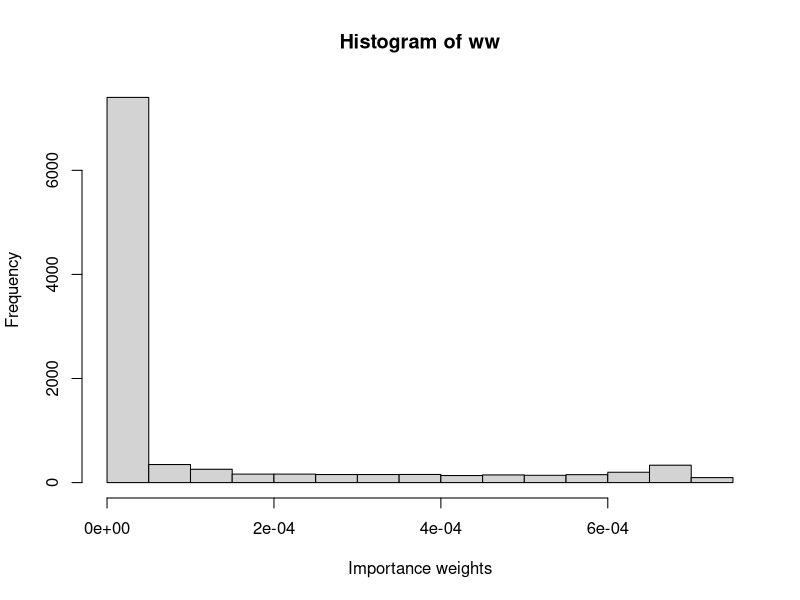
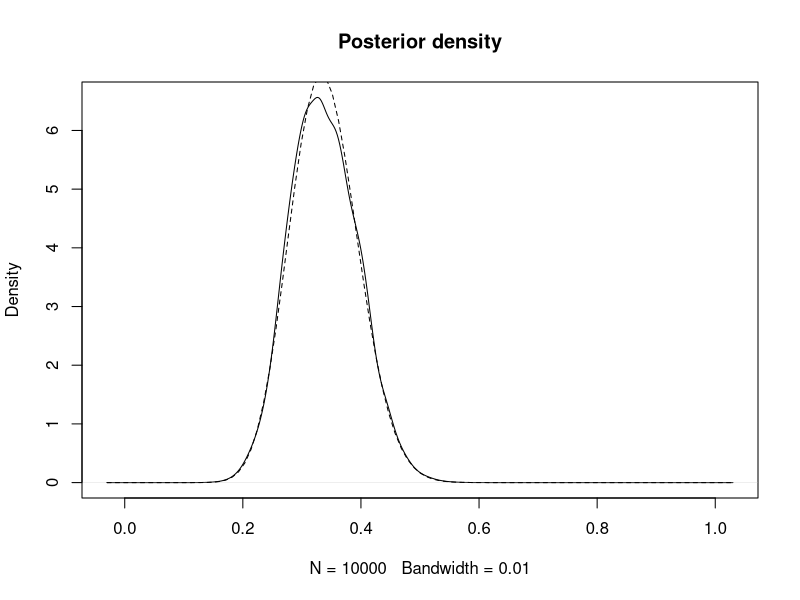
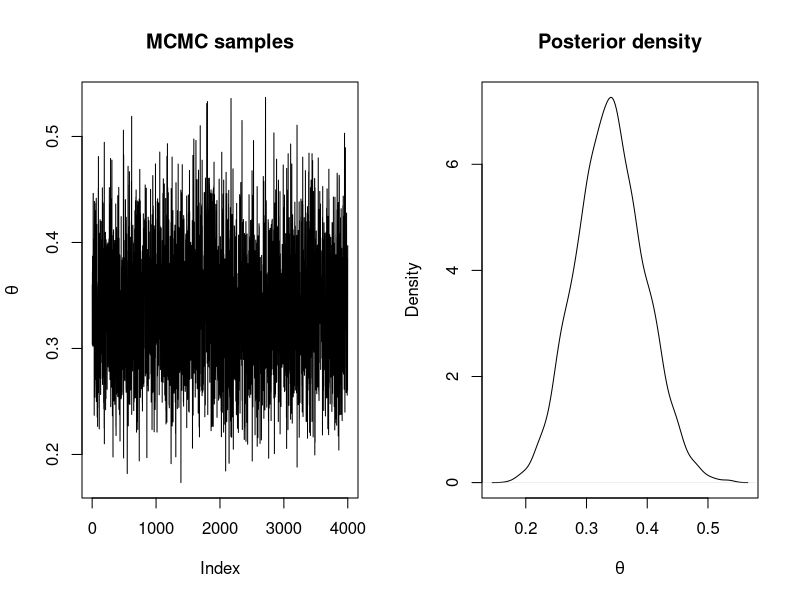
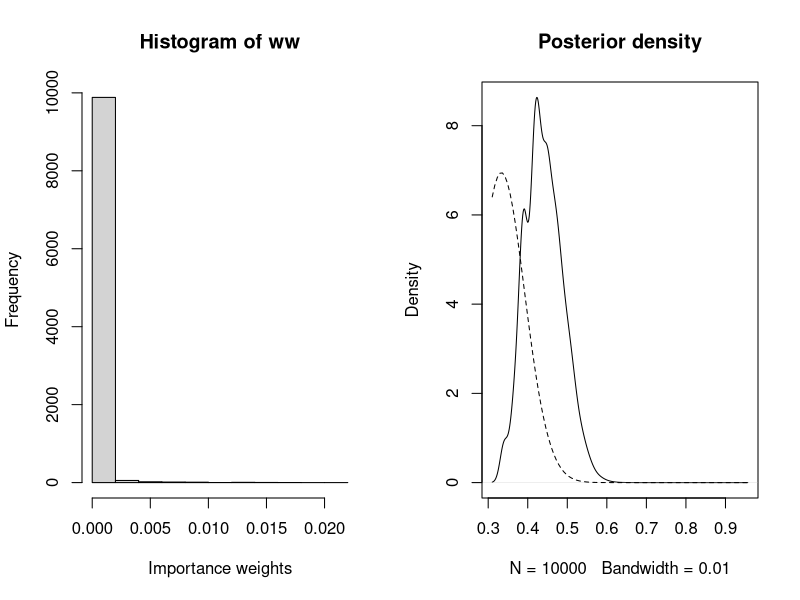
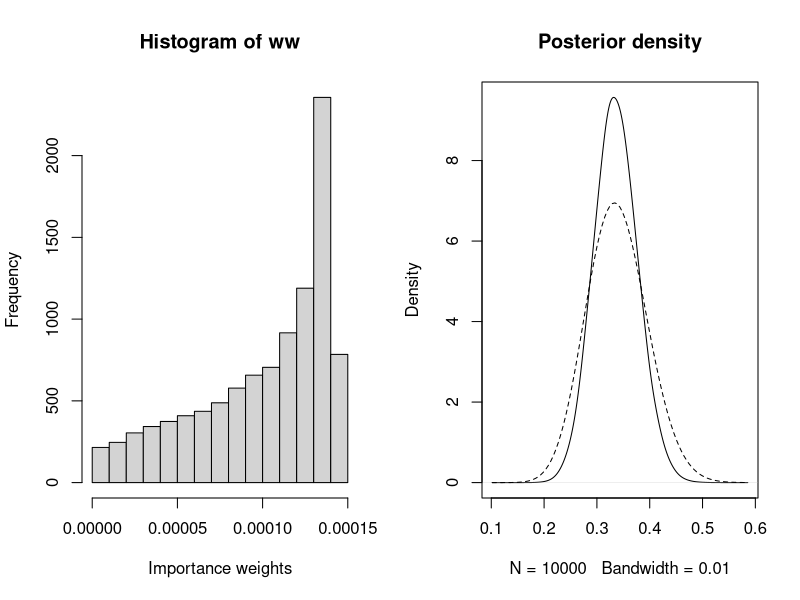
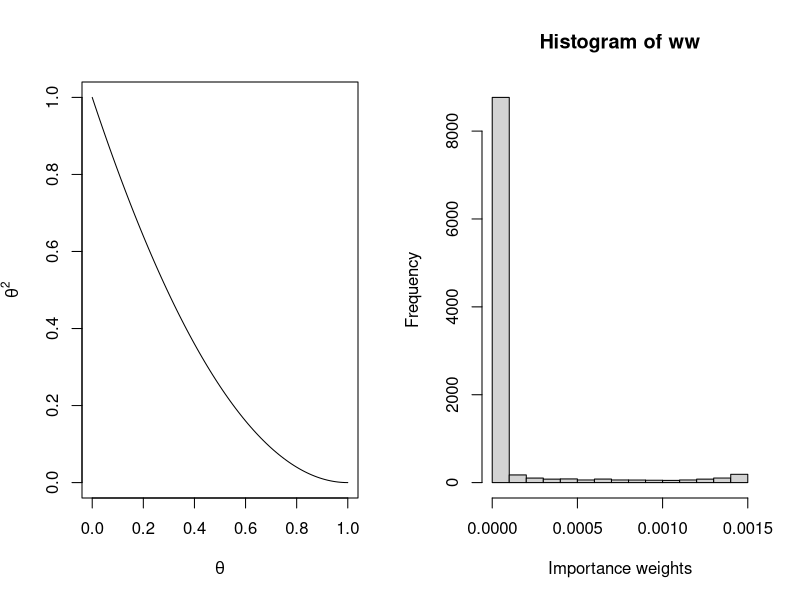
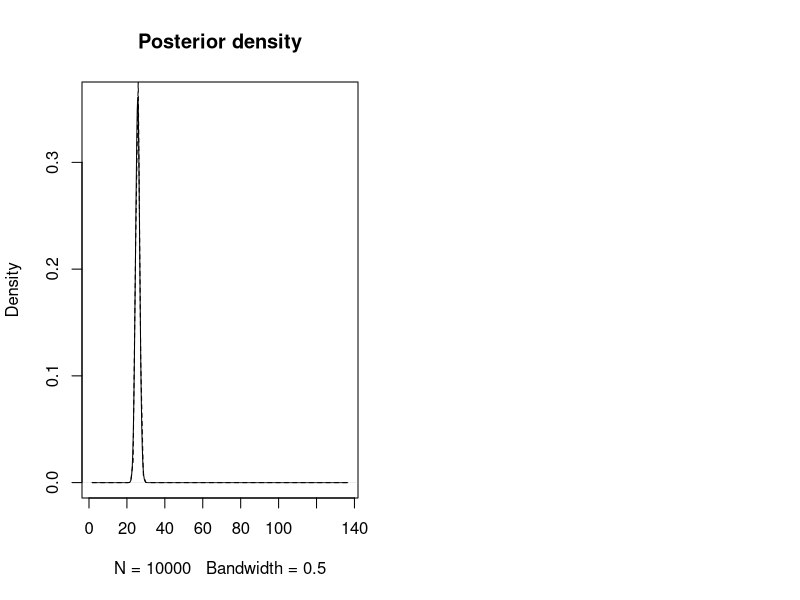
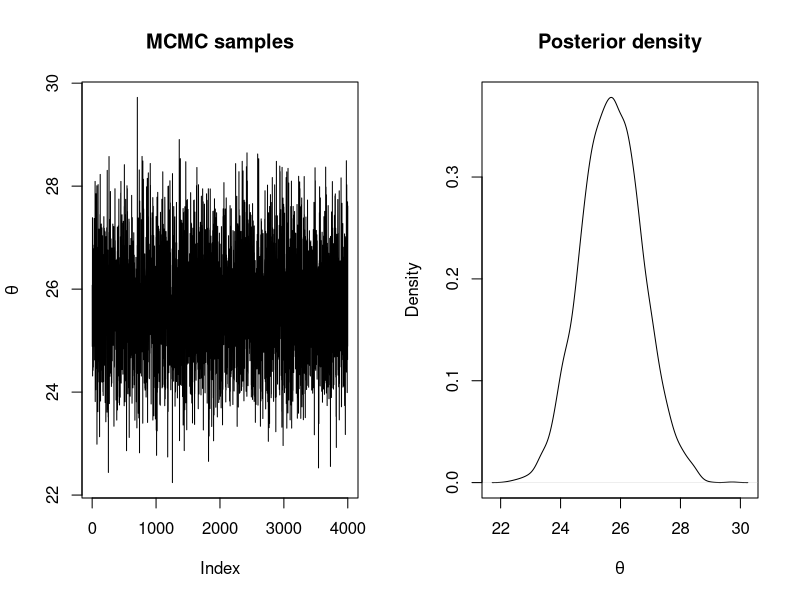

The R source for these figures, in order:
## ---- chunk 1
data <- data.frame(MMs = c(20, 22, 24), red = c(5, 8, 9))
## ---- chunk 2
n_simulations <- 10000
set.seed(12)
theta_sim <- runif(n_simulations)
## ---- chunk 3
# Log-Likelihood (for each value of theta_sim)
loglik_binom <- sapply(theta_sim, function(THETA) {
  sum(dbinom(data$red, data$MMs, THETA, log = TRUE))
})

# Log-weights: log-lik + log-prior - log-sampling_ditr
log_ww <- loglik_binom + dbeta(theta_sim, 1, 1, log = TRUE) - log(1)

# Re-scale weights to sum up to one
log_ww <- log_ww - max(log_ww)
ww <- exp(log_ww)
ww <- ww / sum(ww)

## ---- chunk 4
hist(ww, xlab = "Importance weights")
## ---- chunk 5
# Posterior mean
post_mean <- sum(theta_sim * ww)
post_mean 

# Posterior variance
post_var <- sum(theta_sim^2 * ww)- post_mean^2
post_var
## ---- chunk 6
plot(density(theta_sim, weights = ww, bw = 0.01), main = "Posterior density")
curve(dbeta(x, sum(data$red) + 1, sum(data$MMs) -sum(data$red) + 1), lty = 2, add = TRUE)
## ---- chunk 7
#Proposal distribution: sampling
rq <- function() {
  runif(1)
}

#Proposal distribution: log-density
logdq <- function(x) {
  dunif(x, log = TRUE)
}

#Prior distribution: Beta(1, 1)
logprior <- function(theta) {
  dbeta(theta, 1, 1, log = TRUE)
}

#Log-Likelihood
loglik <- function(y, theta, N) {
   res <- sum(dbinom(y, N, theta, log = TRUE)) 
}
## ---- chunk 8
#Number of iterations
n.iter <- 40500

#Simulations of the parameter
theta <- rep(NA, n.iter)

#Initial value
theta[1] <- 0.5

#Data
y <- data$red
N <- data$MMs

for(i in 2:n.iter) {
  new.theta <- rq()

  #Log-Acceptance probability
  logacc.prob <- loglik(y, new.theta, N) + logprior(new.theta) + logdq(theta[i - 1])
  logacc.prob <- logacc.prob - loglik(y, theta[i - 1], N) - logprior(theta[i - 1]) - 
    logdq(new.theta)
  logacc.prob <- min(0, logacc.prob) # Note that 0 = log(1)

  if(log(runif(1)) < logacc.prob) {
    #Accept
    theta[i] <- new.theta
  } else {
    #Reject
    theta[i] <- theta[i - 1]
  }
}
## ---- chunk 9
#Remove burn-in
theta <- theta[-c(1:500)]

#Thinning
theta <- theta[seq(1, length(theta), by = 10)]

#Summary statistics
summary(theta)

par(mfrow = c(1, 2))
plot(theta, type = "l", main = "MCMC samples", ylab = expression(theta))
plot(density(theta), main = "Posterior density", xlab = expression(theta))
## ---- chunk 10
ESS <- function(ww){
  (sum(ww)^2)/sum(ww^2)
}
ESS(ww)
n_simulations
## ---- chunk 11
n_simulations <- 10000
set.seed(12)
theta_sim <- rbeta(n_simulations,20,10)
loglik_binom <- sapply(theta_sim, function(THETA) {
  sum(dbinom(data$red, data$MMs, THETA, log = TRUE))
})
log_ww <- loglik_binom + dbeta(theta_sim, 1, 1, log = TRUE) - log(1)
log_ww <- log_ww - max(log_ww)
ww <- exp(log_ww)
ww <- ww / sum(ww)
## ---- chunk 12
hist(ww, xlab = "Importance weights")
## ---- chunk 13
post_mean <- sum(theta_sim * ww)
post_mean
post_var <- sum(theta_sim^2 * ww)- post_mean^2
post_var
## ---- chunk 14
plot(density(theta_sim, weights = ww, bw = 0.01), main = "Posterior density")
curve(dbeta(x, sum(data$red) + 1, sum(data$MMs) -sum(data$red) + 1), lty = 2, add = TRUE)
## ---- chunk 15
ESS(ww)
n_simulations
## ---- chunk 16
n_simulations <- 10000
set.seed(12)
theta_sim <- rbeta(n_simulations, sum(data$red) + 1, sum(data$MMs) -sum(data$red) + 1)
loglik_binom <- sapply(theta_sim, function(THETA) {
  sum(dbinom(data$red, data$MMs, THETA, log = TRUE))
})
log_ww <- loglik_binom + dbeta(theta_sim, 1, 1, log = TRUE) - log(1)
log_ww <- log_ww - max(log_ww)
ww <- exp(log_ww)
ww <- ww / sum(ww)
## ---- chunk 17
hist(ww, xlab = "Importance weights")
## ---- chunk 18
post_mean <- sum(theta_sim * ww)
post_mean
post_var <- sum(theta_sim^2 * ww)- post_mean^2
post_var
## ---- chunk 19
plot(density(theta_sim, weights = ww, bw = 0.01), main = "Posterior density")
curve(dbeta(x, sum(data$red) + 1, sum(data$MMs) -sum(data$red) + 1), lty = 2, add = TRUE)
## ---- chunk 20
ESS(ww)
n_simulations
## ---- chunk 21
xx <- seq(0, 1, by = 0.01)
plot(xx, (1 - xx)^2, type = "l", xlab = expression(theta),
  ylab = expression(theta^2))
## ---- chunk 22
data <- data.frame(Us = c(25, 29, 27, 27, 25, 27, 22, 26, 27, 29, 23, 28, 25,
  24, 22, 25, 23, 29, 23, 28, 21, 29, 28, 23, 28))
y <- data$Us
## ---- chunk 23
n_simulations <- 10000
set.seed(1)
theta_sim <- rlnorm(n_simulations, 3, 0.5)
## ---- chunk 24
# Log-Likelihood (for each value of theta_sim)
loglik_pois <- sapply(theta_sim, function(THETA) {
  sum(dpois(data$Us, THETA, log = TRUE))
})

# Log-weights: log-lik + log-prior - log-sampling_distr
log_ww <- loglik_pois + dgamma(theta_sim, 0.01, 0.01, log = TRUE) - dlnorm(theta_sim, 3, 0.5)

# Re-scale weights to sum up to one
log_ww <- log_ww - max(log_ww)
ww <- exp(log_ww)
ww <- ww / sum(ww)

## ---- chunk 25
hist(ww, xlab = "Importance weights")
## ---- chunk 26
# Posterior mean
post_mean <- sum(theta_sim * ww)
post_mean

# Posterior variance
post_var <- sum(theta_sim^2 * ww)- post_mean^2
post_var
## ---- chunk 27
plot(density(theta_sim, weights = ww, bw = 0.5) , main = "Posterior density")
curve(dgamma(x, sum(data$Us) + 0.01, length(data$Us) + 0.01), lty = 2, add = TRUE)
## ---- chunk 28
#Proposal distribution: sampling
rq <- function(theta) {
  rlnorm(1, meanlog = log(theta), sdlog = sqrt(1 / 100))
}

#Proposal distribution: log-density
logdq <- function(new.theta, theta) {
  dlnorm(new.theta, meanlog = log(theta), sdlog = sqrt(1 / 100), log = TRUE)
}

#Prior distribution: Ga(0.01, 0.01)
logprior <- function(theta) {
  dgamma(theta, 0.01, 0.01, log = TRUE)
}

#LogLikelihood
loglik <- function(y, theta) {
   res <- sum(dpois(y, theta, log = TRUE)) 
}
## ---- chunk 29
#Number of iterations
n.iter <- 40500

#Simulations of the parameter
theta <- rep(NA, n.iter)

#Initial value
theta[1] <- 30

for(i in 2:n.iter) {
  new.theta <- rq(theta[i - 1])
  
  #Log-Acceptance probability
  logacc.prob <- loglik(y, new.theta) + logprior(new.theta) +
    logdq(theta[i - 1], new.theta)
  logacc.prob <- logacc.prob - loglik(y, theta[i - 1]) - logprior(theta[i - 1]) - 
    logdq(new.theta, theta[i - 1])
  logacc.prob <- min(0, logacc.prob)#0 = log(1)
  
  if(log(runif(1)) < logacc.prob) {
    #Accept
    theta[i] <- new.theta
  } else {
    #Reject
    theta[i] <- theta[i - 1]
  }
}
## ---- chunk 30
#Remove burn-in
theta <- theta[-c(1:500)]

#Thinning
theta <- theta[seq(1, length(theta), by = 10)]

#Summary statistics
summary(theta)

par(mfrow = c(1, 2))
plot(theta, type = "l", main = "MCMC samples", ylab = expression(theta))
plot(density(theta), main = "Posterior density", xlab = expression(theta))
## ---- chunk 31
ESS(ww)
n_simulations
## ---- chunk 32
n_simulations <- 10000
set.seed(12)
theta_sim <- rgamma(n_simulations,5,0.1)
loglik_pois <- sapply(theta_sim, function(THETA) {
  sum(dpois(data$Us, THETA, log = TRUE))
})
log_ww <- loglik_pois + dgamma(theta_sim, 0.01, 0.01, log = TRUE) - dlnorm(theta_sim, 3, 0.5)
log_ww <- log_ww - max(log_ww)
ww <- exp(log_ww)
ww <- ww / sum(ww)
## ---- chunk 33
hist(ww, xlab = "Importance weights")
## ---- chunk 34
post_mean <- sum(theta_sim * ww)
post_mean
post_var <- sum(theta_sim^2 * ww)- post_mean^2
post_var
## ---- chunk 35
plot(density(theta_sim, weights = ww, bw = 0.5), main = "Posterior density")
curve(dgamma(x, sum(data$Us) + 0.01, length(data$Us) + 0.01), lty = 2, add = TRUE)
## ---- chunk 36
ESS(ww)
n_simulations
## ---- chunk 37
n_simulations <- 10000
set.seed(12)
theta_sim <- rgamma(n_simulations, sum(data$Us) + 0.01, length(data$Us) + 0.01)
loglik_pois <- sapply(theta_sim, function(THETA) {
  sum(dpois(data$Us, THETA, log = TRUE))
})
log_ww <- loglik_pois + dgamma(theta_sim, 0.01, 0.01, log = TRUE) - dlnorm(theta_sim, 3, 0.5)
log_ww <- log_ww - max(log_ww)
ww <- exp(log_ww)
ww <- ww / sum(ww)
## ---- chunk 38
hist(ww, xlab = "Importance weights")
## ---- chunk 39
post_mean <- sum(theta_sim * ww)
post_mean
post_var <- sum(theta_sim^2 * ww)- post_mean^2
post_var
## ---- chunk 40
plot(density(theta_sim, weights = ww, bw = 0.5) , main = "Posterior density")
curve(dgamma(x, sum(data$Us) + 0.01, length(data$Us) + 0.01), lty = 2, add = TRUE)
## ---- chunk 41
ESS(ww)
n_simulations
## ---- chunk 42
xx <- seq(0, 1000, by = 1)
plot(xx, dlnorm(xx, 4, 1), type = "l")
